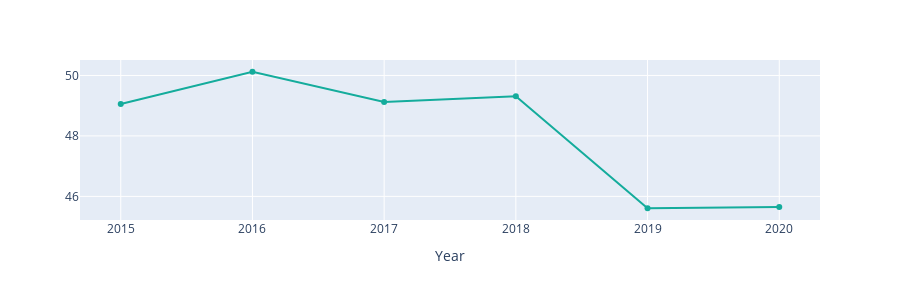

Notebook source saved alongside this figure:
### Markdown cell above
### World trend

### Code cell
df = data[(data.Aggregation == 'Index')].groupby('Year').mean().reset_index()
fig = px.line(df,
              x='Year',
              y='Value',
              labels = {
                 'Value': ''
              },
             height=300)
fig.for_each_annotation(lambda a: a.update(text=a.text.split("=")[-1]))
fig.update_yaxes(visible=True, fixedrange=True)
fig.update_traces(mode='lines+markers', line_color="#14ac9c")

### Figure 1 — Plotly figure (JSON) as saved in the notebook; plotly's stock layout.template omitted (floating-point values rounded to 4 significant figures)
{"data": [{"hovertemplate": "Year=%{x}<br>=%{y}<extra></extra>", "legendgroup": "", "line": {"color": "#14ac9c", "dash": "solid"}, "mode": "lines+markers", "name": "", "orientation": "v", "showlegend": false, "type": "scatter", "x": [2015, 2016, 2017, 2018, 2019, 2020], "xaxis": "x", "y": [49.06, 50.12, 49.12, 49.32, 45.61, 45.65], "yaxis": "y"}], "layout": {"height": 300, "legend": {"tracegroupgap": 0}, "margin": {"t": 60}, "xaxis": {"anchor": "y", "domain": [0, 1], "title": {"text": "Year"}}, "yaxis": {"anchor": "x", "domain": [0, 1], "fixedrange": true, "title": {"text": ""}, "visible": true}}}
